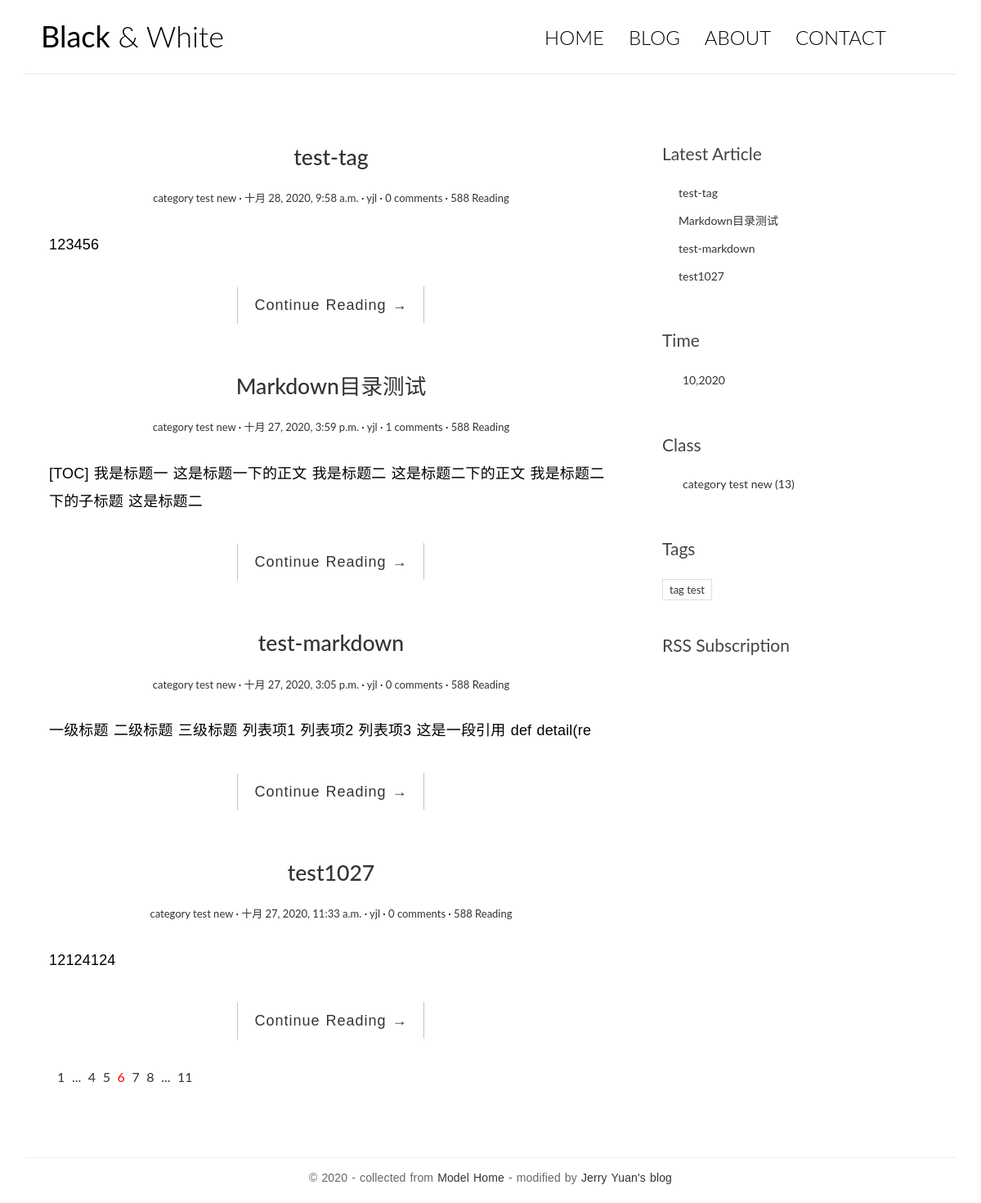
The page / on the database its author committed.
### blog/models.py (models this page shows, shortened)
class Post(models.Model):
    title = models.CharField('Tag',max_length=70) #标题
    body = models.TextField('Text') #正文,可存储大端文本
    created_time = models.DateTimeField()
    modified_time = models.DateTimeField('Modified_time')
    excerpt = models.CharField('Abstract',max_length=200, blank=True) #文章摘要，可以没有
    category = models.ForeignKey(Category,verbose_name='class', on_delete=models.CASCADE)
    tags = models.ManyToManyField(Tag, verbose_name='Tag', blank=True)
    author = models.ForeignKey(User, verbose_name='Author', on_delete=models.CASCADE) #文章作者，User是django已经写好的用户模型
    class Meta:
        verbose_name = 'Article'
        verbose_name_plural = verbose_name
        ordering = ['-created_time']
    def get_absolute_url(self):
        return reverse('blog:detail', kwargs={'pk': self.pk})

class Category(models.Model):
    name = models.CharField(max_length=100)
    class Meta:
        verbose_name = 'class'
        verbose_name_plural = verbose_name

class Tag(models.Model):
    name = models.CharField(max_length=100)
    class Meta:
        verbose_name = 'Tag'
        verbose_name_plural = verbose_name

### blog/views.py (the view)
# urls.py: path('', views.index, name='index'),
def index(request):
    post_list = Post.objects.all().order_by('-created_time')
    return render(request, 'blog/index.html', context={'post_list':post_list})

### blog/templatetags/blog_extras.py (called while the page is built)
@register.inclusion_tag('blog/inclusions/_recent_posts.html', takes_context=True)
def show_recent_posts(context, num=5):
    return {
        'recent_post_list': Post.objects.all().order_by('-created_time')[:num],
    }

@register.inclusion_tag('blog/inclusions/_archives.html', takes_context=True)
def show_archives(context):
    return {
        'date_list': Post.objects.dates('created_time', 'month', order='DESC'),
    }

@register.inclusion_tag('blog/inclusions/_categories.html', takes_context=True)
def show_categories(context):
    return {
        'category_list': Category.objects.all(),
    }

@register.inclusion_tag('blog/inclusions/_tags.html', takes_context=True)
def show_tags(context):
    return {
        'tag_list': Tag.objects.all(),
    }

### templates/blog/index.html
{% extends 'base.html' %}
{% load static %}
                {% block main %}
                {% for post in post_list %}
                    <article class="post post-{{ post.pk }}">
                    <header class="entry-header">
                        <h1 class="entry-title">
                            <a href="{{ post.get_absolute_url }}">{{ post.title }}</a>
                        </h1>
                        <div class="entry-meta">
                            <span class="post-category"><a href="{% url 'blog:category' post.category.pk %}">{{ post.category.name }}</a></span>
                            <span class="post-date"><a href="#"><time class="entry-date"
                                                                      datetime="{{ post.created_time }}">{{ post.created_time }}</time></a></span>
                            <span class="post-author"><a href="{% url 'blog:author' post.author.pk %}">{{ post.author }}</a></span>
                            <span class="comments-link"><a href="{{ post.get_absolute_url }}#comment-area">{{ post.comment_set.count }} comments</a></span>
                            <span class="views-count"><a href="{{ post.get_absolute_url }}">588 Reading</a></span>
                        </div>
                    </header>
                    <div class="entry-content clearfix">
                        <p>{{ post.excerpt }}</p>
                        <div class="read-more cl-effect-14">
                            <a href="{{ post.get_absolute_url }}" class="more-link">Continue Reading <span class="meta-nav">→</span></a>
                        </div>
                    </div>
                    </article>
                {% empty %}
                    <div class="no-post">No article！</div>
                {% endfor %}
                <div class="pagination">
                    <ul>
                        <li><a href="">1</a></li>
                        <li><a href="">...</a></li>
                        <li><a href="">4</a></li>
                        <li><a href="">5</a></li>
                        <li class="current"><a href="">6</a></li>
                        <li><a href="">7</a></li>
                        <li><a href="">8</a></li>
                        <li><a href="">...</a></li>
                        <li><a href="">11</a></li>
                    </ul>
                </div>
                {% endblock main %}

### templates/base.html (shortened to what this page needs)
{% load static %}
{% load blog_extras %}
<!DOCTYPE html>
<html>
<head>
    <link rel="stylesheet" href="http://code.ionicframework.com/ionicons/2.0.1/css/ionicons.min.css">
    <link rel="stylesheet" href="{% static 'blog/css/bootstrap.min.css' %}">
    <link rel="stylesheet" href="{% static 'blog/css/pace.css' %}">
    <link rel="stylesheet" href="{% static 'blog/css/custom.css' %}">
    <link href="https://cdn.bootcss.com/highlight.js/9.15.8/styles/github.min.css" rel="stylesheet">
</head>
<body>
<div class="container">
    <header id="site-header">
        <div class="row">
            <div class="col-md-4 col-sm-5 col-xs-8">
                <div class="logo">
                    <h1><a href="{% url 'blog:index' %}"><b>Black</b> &amp; White</a></h1>
                </div>
            </div>
            <div class="col-md-8 col-sm-7 col-xs-4">
                <nav class="main-nav" role="navigation">
                    <div class="collapse navbar-collapse" id="bs-example-navbar-collapse-1">
                        <ul class="nav navbar-nav navbar-right">
                            <li class="cl-effect-11"><a href="{% url 'blog:index' %}" data-hover="HOME">HOME</a></li>
                            <li class="cl-effect-11"><a href="full-width.html" data-hover="BLOG">BLOG</a></li>
                            <li class="cl-effect-11"><a href="about.html" data-hover="ABOUT">ABOUT</a></li>
                            <li class="cl-effect-11"><a href="contact.html" data-hover="CONTACT">CONTACT</a></li>
                        </ul>
                    </div>
                </nav>
            </div>
        </div>
    </header>
</div>
<div class="content-body">
    <div class="container">
        <div class="row">
            <main class="col-md-8">
                {% block main %}
                {% endblock main %}
            </main>
            <aside class="col-md-4">
                {% show_recent_posts %}
                {% show_archives %}
                {% show_categories %}
                {% show_tags %}
                <div class="rss">
                    <a href=""> RSS Subscription</a>
                </div>
            </aside>
        </div>
    </div>
</div>
<footer id="site-footer">
    <div class="container">
        <div class="row">
            <div class="col-md-12">
                <p class="copyright">&copy 2020 - collected from <a href="http://www.cssmoban.com/"
                                                        target="_blank" title="model home">Model Home</a>
                    - modified by <a href="http://zmrenwu.com/" title="网页模板" target="_blank">Jerry Yuan's blog</a>
                </p>
            </div>
        </div>
    </div>
</footer>
</body>
</html>

### templates/blog/inclusions/_recent_posts.html
<div class="widget widget-recent-posts">
  <h3 class="widget-title">Latest Article</h3>
  <ul>
    {% for post in recent_post_list %}
      <li>
        <a href="{{ post.get_absolute_url }}">{{ post.title }}</a>
      </li>
    {% empty %}
      No Article！
    {% endfor %}
  </ul>
</div>

### templates/blog/inclusions/_archives.html
<div class="widget widget-archives">
  <h3 class="widget-title">Time</h3>
  <ul>
    {% for date in date_list %}
      <li>
        <a href="{% url 'blog:archive' date.year date.month %}">
          {{ date.month }},{{ date.year }}
        </a>
      </li>
    {% empty %}
      No article!
    {% endfor %}
  </ul>
</div>

### templates/blog/inclusions/_categories.html
<div class="widget widget-category">
  <h3 class="widget-title">Class</h3>
  <ul>
    {% for category in category_list %}
      <li>
        <a href="{% url 'blog:category' category.pk %}">{{ category.name }} <span class="post-count">(13)</span></a>
      </li>
    {% empty %}
      No class!
    {% endfor %}
  </ul>
</div>

### templates/blog/inclusions/_tags.html
<div class="widget widget-tag-cloud">
  <h3 class="widget-title">Tags</h3>
  <ul>
    {% for tag in tag_list %}
      <li>
        <a href="{% url 'blog:tag' tag.pk %}">{{ tag.name }}</a>
      </li>
    {% empty %}
      No tag！
    {% endfor %}
  </ul>
</div>

### blog/static/blog/css/custom.css (style rules this page uses)
* { outline: none; }
h1, h2, h3, h4, h5, h6 { margin-top: 0; }
b { font-weight: 400; }
a { color: #333; }
body { color: #444; font-family: 'Lato', sans-serif; }
p { font-family: 'Ubuntu', sans-serif; font-weight: 400; word-spacing: 1px; letter-spacing: 0.01em; }
#site-header { background-color: #FFF; padding: 25px 20px; margin-bottom: 40px; border-bottom: 1px solid #e7e7e7; }
.logo h1 a { color: #000; }
.logo h1 { margin: 0; font-family: 'Lato', sans-serif; font-weight: 300; }
.main-nav { margin-top: 11px; max-width: 95%; }
.main-nav a { color: #000000 !important; padding: 0 0 5px 0 !important; margin-right: 30px; font-family: 'Lato', sans-serif; font-weight: 300; font-size: 24px; }
.cl-effect-11 a { padding: 10px 0; color: #0972b4; text-shadow: none; }
.cl-effect-11 a::before { position: absolute; top: 0; left: 0; overflow: hidden; padding: 0 0 5px 0 !important; max-width: 0; border-bottom: 1px solid #000; color: #000; content: attr(data-hover); white-space: nowrap; -webkit-transition: max-width 0.5s; -moz-transition: max-width 0.5s; transition: max-width 0.5s; }
.content-body { padding-bottom: 4em; }
.post { background: #fff; padding: 30px 30px 0; }
.entry-title { text-align: center; font-size: 1.9em; margin-bottom: 20px; line-height: 1.6; padding: 10px 20px 0; }
.entry-meta { text-align: center; color: #DDDDDD; font-size: 13px; margin-bottom: 30px; }
.entry-content { font-size: 18px; line-height: 1.9; font-weight: 300; color: #000; }
.post-category::after, .post-date::after, .post-author::after, .comments-link::after { content: ' ·'; color: #000; }
.read-more { font-family: 'Ubuntu', sans-serif; font-weight: 400; word-spacing: 1px; letter-spacing: 0.01em; text-align: center; margin-top: 20px; }
.cl-effect-14 a { padding: 0 20px; height: 45px; line-height: 45px; position: relative; display: inline-block; margin: 15px 25px; letter-spacing: 1px; font-weight: 400; text-shadow: 0 0 1px rgba(255, 255, 255, 0.3); }
.cl-effect-14 a::before, .cl-effect-14 a::after { position: absolute; width: 45px; height: 1px; background: #C3C3C3; content: ''; -webkit-transition: all 0.3s; -moz-transition: all 0.3s; transition: all 0.3s; pointer-events: none; }
.cl-effect-14 a::before { top: 0; left: 0; -webkit-transform: rotate(90deg); -moz-transform: rotate(90deg); transform: rotate(90deg); -webkit-transform-origin: 0 0; -moz-transform-origin: 0 0; transform-origin: 0 0; }
.cl-effect-14 a::after { right: 0; bottom: 0; -webkit-transform: rotate(90deg); -moz-transform: rotate(90deg); transform: rotate(90deg); -webkit-transform-origin: 100% 0; -moz-transform-origin: 100% 0; transform-origin: 100% 0; }
.widget { background: #fff; padding: 30px 0 0; }
.widget-title { font-size: 1.5em; margin-bottom: 20px; line-height: 1.6; padding: 10px 0 0; font-weight: 400; }
.widget-recent-posts ul { padding: 0; margin: 0; padding-left: 20px; }
.widget-recent-posts ul li { list-style-type: none; position: relative; line-height: 170%; margin-bottom: 10px; }
.widget-recent-posts ul li::before { content: '\f3d3'; font-family: "Ionicons"; position: absolute; left: -17px; top: 3px; font-size: 16px; color: #000; }
.widget-archives ul { padding: 0; margin: 0; padding-left: 25px; }
.widget-archives ul li { list-style-type: none; position: relative; line-height: 170%; margin-bottom: 10px; }
.widget-archives ul li::before { content: '\f3f3'; font-family: "Ionicons"; position: absolute; left: -25px; top: 1px; font-size: 16px; color: #000; }
.widget-category ul { padding: 0; margin: 0; padding-left: 25px; }
.widget-category ul li { list-style-type: none; position: relative; line-height: 170%; margin-bottom: 10px; }
.widget-category ul li::before { content: '\f3fe'; font-family: "Ionicons"; position: absolute; left: -25px; top: 1px; font-size: 18px; color: #000; }
.widget-tag-cloud ul { padding: 0; margin: 0; margin-right: -10px; }
.widget-tag-cloud ul li { list-style-type: none; font-size: 13px; display: inline-block; margin-right: 10px; margin-bottom: 10px; padding: 3px 8px; border: 1px solid #ddd; }
.rss { font-size: 21px; margin-top: 30px; }
.rss a { color: #444; }
#site-footer { padding-top: 10px; padding: 0 0 1.5em 0; }
.copyright { text-align: center; padding-top: 1em; margin: 0; border-top: 1px solid #eee; color: #666; }
.pagination ul { list-style: none; }
.pagination ul li { display: inline-block; font-size: 16px; margin-right: 5px; }
.current a { color: red; }

### rows shown on the page
Post: title "test-tag", category.name "category test new", created_time "十月 28, 2020, 9:58 a.m.", author "yjl", comment_set.count "0", excerpt "123456"
Post: title "Markdown目录测试", category.name "category test new", created_time "十月 27, 2020, 3:59 p.m.", author "yjl", comment_set.count "1", excerpt "[TOC] 我是标题一 这是标题一下的正文 我是标题二 这是标题二下的正文 我是标题二下的子标题 这是标题二"
Post: title "test-markdown", category.name "category test new", created_time "十月 27, 2020, 3:05 p.m.", author "yjl", comment_set.count "0", excerpt "一级标题 二级标题 三级标题 列表项1 列表项2 列表项3 这是一段引用 def detail(re"
Post: title "test1027", category.name "category test new", created_time "十月 27, 2020, 11:33 a.m.", author "yjl", comment_set.count "0", excerpt "12124124"
Category: name "category test new"
Tag: name "tag test"

### other values the page prints
{{ date.month }} "10"
{{ date.year }} "2020"
